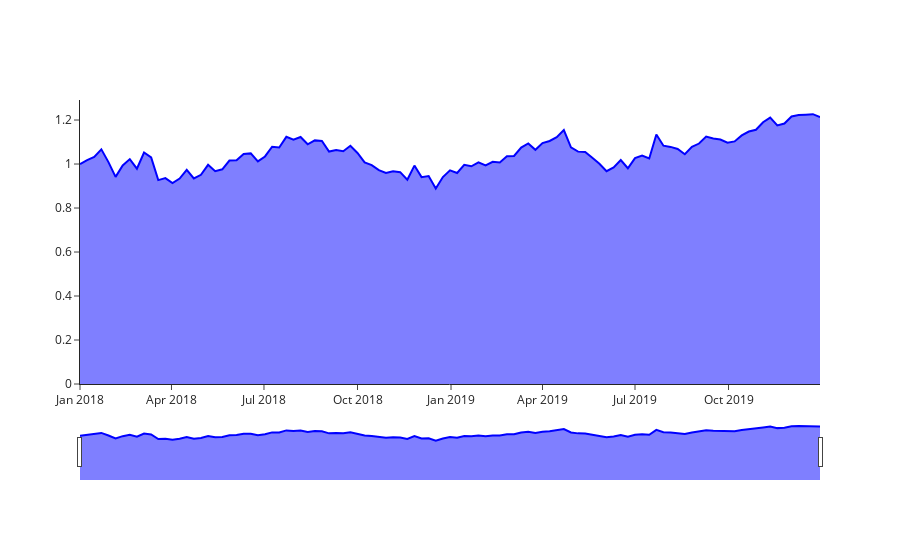

Source (notebook cell):
### Code cell
f3 = go.Figure()
f3.add_trace(go.Scatter(x=df['date'], y=df['GOOG'],mode='lines',name='GOOG'))
f3.update_xaxes(rangeslider_visible=True)
f3.update_layout(hovermode='x unified', template='simple_white')
f3.update_traces(fill='tonexty',line_color='blue')
